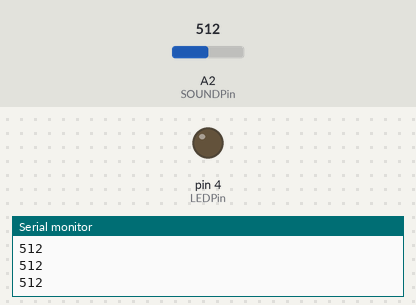
Simulated run of this sketch. Board: Arduino Uno, built with avr-gcc and run on an emulated ATmega328P. Shown: output pins drawn as LEDs (lit = HIGH), the last lines printed to the serial monitor. The test bench sets the inputs (shaded band); at power-on: A2 (SOUNDPin) = 512.

Above: at 1.2 s.
1.3 s: A2 (SOUNDPin) set to 985
2.8 s: A2 (SOUNDPin) set to 1011
At 3.7 s:
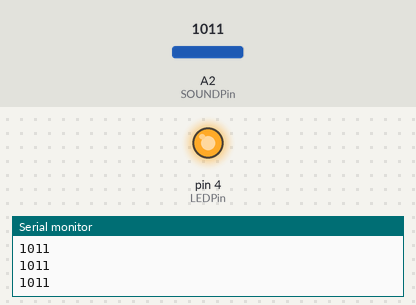
Timing chart, 0 to 5.8 s (numbered marks = the images above; inputs shaded):
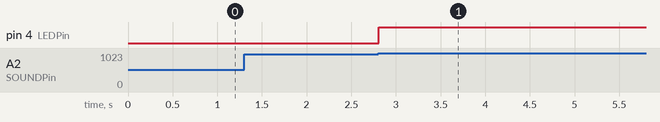

Measured:
- the behaviour switches between 1000 and 1001 on A2 (SOUNDPin) (found by bisection; images 0 and 1)
- after the input at 2.8 s, pin 4 (LEDPin): LOW → HIGH at once

The sketch:

test_3_clap.ino
```cpp
/*
  test_3_clap.ino
  When clap with hands
  light on the led
  clap again led is off
  works as schmitt tigger
  https://en.wikipedia.org/wiki/Schmitt_trigger
*/
#define SOUNDPin A2 // sound sensor pinout number
#define LEDPin  4   //  LED pinout number

#define CLAP_LEVEL_TRIGGER_HIGH 1000  //Trigger high
#define CLAP_LEVEL_TRIGGER_LOW 750    //Tigger low

uint16_t soundLevel;
uint8_t ledState = 0;
uint8_t triggerState = 0;


void setup() {
  Serial.begin(9600);
  pinMode(LEDPin, OUTPUT);
  pinMode(SOUNDPin, INPUT);
}

void loop() {
  soundLevel = analogRead(SOUNDPin);
  Serial.println(soundLevel);
  if (triggerState == 0) {
    if (soundLevel > CLAP_LEVEL_TRIGGER_HIGH) {
      triggerState = 1;
      swappLed();
      delay(500); //delay to avoid sound bounce
    }
  }
    else {
      if (soundLevel < CLAP_LEVEL_TRIGGER_LOW) {
        triggerState = 0;
      }
    }
}

void swappLed()
{
  if (ledState == 0) {
    ledState = 1;
    digitalWrite(LEDPin, HIGH);
  }
  else
  {
    ledState = 0;
    digitalWrite(LEDPin, LOW);
  }
}
```
